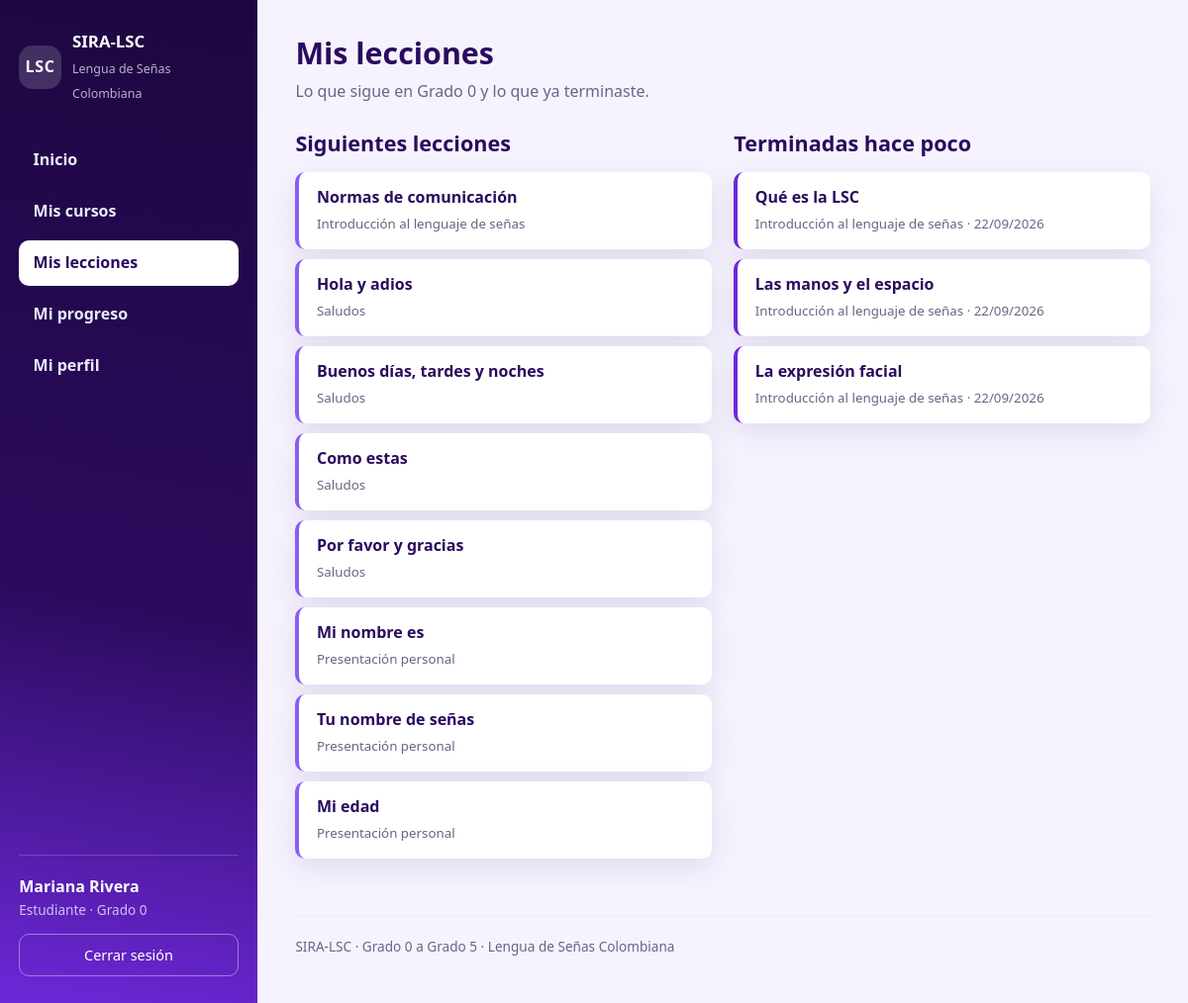
The app's page /index.php?ruta=estudiante/lecciones (signed in) with its own data.
### tables this page shows
CREATE TABLE usuarios (
    id_usuario     INT AUTO_INCREMENT PRIMARY KEY,
    nombre         VARCHAR(80)  NOT NULL,
    apellido       VARCHAR(80)  NOT NULL,
    correo         VARCHAR(150) NOT NULL UNIQUE,
    usuario        VARCHAR(50)  NOT NULL UNIQUE,
    contrasena     VARCHAR(255) NOT NULL,
    rol            ENUM('estudiante','tutor','administrador') NOT NULL DEFAULT 'estudiante',
    id_grado       INT          NULL,
    activo         TINYINT(1)   NOT NULL DEFAULT 1,
    fecha_registro DATETIME     NOT NULL DEFAULT CURRENT_TIMESTAMP,
    CONSTRAINT fk_usuarios_grado
        FOREIGN KEY (id_grado) REFERENCES grados(id_grado)
        ON DELETE SET NULL ON UPDATE CASCADE
);

CREATE TABLE grados (
    id_grado    INT AUTO_INCREMENT PRIMARY KEY,
    nombre      VARCHAR(50)  NOT NULL,
    descripcion VARCHAR(255) NOT NULL,
    orden       INT          NOT NULL DEFAULT 0
);

CREATE TABLE lecciones (
    id_leccion  INT AUTO_INCREMENT PRIMARY KEY,
    id_curso    INT          NOT NULL,
    titulo      VARCHAR(140) NOT NULL,
    descripcion VARCHAR(255) NOT NULL,
    contenido   TEXT         NOT NULL,
    actividad   TEXT         NULL,
    orden       INT          NOT NULL DEFAULT 0,
    CONSTRAINT fk_lecciones_curso
        FOREIGN KEY (id_curso) REFERENCES cursos(id_curso)
        ON DELETE CASCADE ON UPDATE CASCADE
);

CREATE TABLE cursos (
    id_curso    INT AUTO_INCREMENT PRIMARY KEY,
    id_grado    INT          NOT NULL,
    nombre      VARCHAR(120) NOT NULL,
    descripcion VARCHAR(255) NOT NULL,
    icono       VARCHAR(8)   NOT NULL DEFAULT 'LSC',
    orden       INT          NOT NULL DEFAULT 0,
    CONSTRAINT fk_cursos_grado
        FOREIGN KEY (id_grado) REFERENCES grados(id_grado)
        ON DELETE CASCADE ON UPDATE CASCADE
);

CREATE TABLE progreso (
    id_progreso      INT AUTO_INCREMENT PRIMARY KEY,
    id_usuario       INT        NOT NULL,
    id_leccion       INT        NOT NULL,
    completada       TINYINT(1) NOT NULL DEFAULT 1,
    fecha_completada DATETIME   NOT NULL DEFAULT CURRENT_TIMESTAMP,
    CONSTRAINT uk_progreso UNIQUE (id_usuario, id_leccion),
    CONSTRAINT fk_progreso_usuario
        FOREIGN KEY (id_usuario) REFERENCES usuarios(id_usuario)
        ON DELETE CASCADE ON UPDATE CASCADE,
    CONSTRAINT fk_progreso_leccion
        FOREIGN KEY (id_leccion) REFERENCES lecciones(id_leccion)
        ON DELETE CASCADE ON UPDATE CASCADE
);

### config/funciones.php (called while the page is built, shortened)
<?php
function e($texto)
{
    return htmlspecialchars((string) $texto, ENT_QUOTES, 'UTF-8');
}
function url($ruta = 'inicio', $parametros = array())
{
    $destino = BASE_URL . 'index.php?ruta=' . urlencode($ruta);
    foreach ($parametros as $clave => $valor) {
        $destino .= '&' . urlencode($clave) . '=' . urlencode($valor);
    }
    return $destino;
}
function vista($archivo, $datos = array())
{
    extract($datos, EXTR_SKIP);
    require RUTA_BASE . '/views/' . $archivo . '.php';
}
function rolActual()
{
    return isset($_SESSION['rol']) ? $_SESSION['rol'] : null;
}
function panelDe($rol)
{
    switch ($rol) {
        default:              return 'estudiante/inicio';
    }
}
function nombreRol($rol)
{
    $nombres = array(
        'estudiante'    => 'Estudiante',
        'tutor'         => 'Tutor',
        'administrador' => 'Administrador',
    );
    return isset($nombres[$rol]) ? $nombres[$rol] : $rol;
}

### controllers/EstudianteController.php (called while the page is built, shortened)
<?php
class EstudianteController
{
    private $modeloUsuario;
    private $modeloLeccion;
    private $modeloProgreso;
    private $idUsuario;
    public function __construct()
    {
        $this->modeloUsuario  = new Usuario();
        $this->modeloLeccion  = new Leccion();
        $this->modeloProgreso = new Progreso();
        $this->idUsuario      = (int) $_SESSION['id_usuario'];
    }
    public function lecciones()
    {
        $estudiante = $this->modeloUsuario->obtenerPorId($this->idUsuario);
        vista('estudiante/lecciones', array(
            'estudiante' => $estudiante,
            'pendientes' => $this->modeloLeccion->pendientesPorGrado($this->idUsuario, $estudiante['id_grado'], 8),
            'recientes'  => $this->modeloProgreso->ultimasCompletadas($this->idUsuario, 6),
            'resumen'    => $this->modeloProgreso->resumenGrado($this->idUsuario, $estudiante['id_grado']),
        ));
    }
}

### models/Usuario.php (called while the page is built, shortened)
<?php
class Usuario
{
    private $db;
    public function __construct()
    {
        $this->db = Database::conexion();
    }
    public function obtenerPorId($idUsuario)
    {
        $sentencia = $this->db->prepare(
            'SELECT u.id_usuario, u.nombre, u.apellido, u.correo, u.usuario, u.rol,
                    u.id_grado, u.activo, u.fecha_registro,
                    g.nombre AS grado, g.descripcion AS grado_descripcion, g.orden AS grado_orden
             FROM usuarios u
             LEFT JOIN grados g ON g.id_grado = u.id_grado
             WHERE u.id_usuario = ?'
        );
        $sentencia->execute(array((int) $idUsuario));
        $fila = $sentencia->fetch();
        return $fila ? $fila : null;
    }
}

### config/Database.php (called while the page is built, shortened)
<?php
class Database
{
    private static $pdo = null;
    public static function conexion()
    {
        if (self::$pdo === null) {
            $dsn = 'mysql:host=' . DB_HOST . ';dbname=' . DB_NOMBRE . ';charset=utf8mb4';
            try {
                self::$pdo = new PDO($dsn, DB_USUARIO, DB_CLAVE, array(
                    PDO::ATTR_ERRMODE            => PDO::ERRMODE_EXCEPTION,
                    PDO::ATTR_DEFAULT_FETCH_MODE => PDO::FETCH_ASSOC,
                    PDO::ATTR_EMULATE_PREPARES   => false,
                ));
            } catch (PDOException $e) {
                self::mostrarError($e->getMessage());
            }
        }
        return self::$pdo;
    }
}

### models/Leccion.php (called while the page is built, shortened)
<?php
class Leccion
{
    private $db;
    public function __construct()
    {
        $this->db = Database::conexion();
    }
    public function pendientesPorGrado($idUsuario, $idGrado, $limite = 5)
    {
        $sentencia = $this->db->prepare(
            'SELECT l.id_leccion, l.titulo, l.orden, c.id_curso, c.nombre AS curso
             FROM lecciones l
             INNER JOIN cursos c ON c.id_curso = l.id_curso
             LEFT JOIN progreso p
                    ON p.id_leccion = l.id_leccion AND p.id_usuario = :id_usuario
             WHERE c.id_grado = :id_grado AND p.id_progreso IS NULL
             ORDER BY c.orden ASC, l.orden ASC
             LIMIT ' . (int) $limite
        );
        $sentencia->execute(array(
            ':id_usuario' => (int) $idUsuario,
            ':id_grado'   => (int) $idGrado,
        ));
        return $sentencia->fetchAll();
    }
}

### models/Progreso.php (called while the page is built, shortened)
<?php
class Progreso
{
    private $db;
    public function __construct()
    {
        $this->db = Database::conexion();
    }
    public function ultimasCompletadas($idUsuario, $limite = 6)
    {
        $sentencia = $this->db->prepare(
            'SELECT l.id_leccion, l.titulo, c.nombre AS curso, g.nombre AS grado,
                    p.fecha_completada
             FROM progreso p
             INNER JOIN lecciones l ON l.id_leccion = p.id_leccion
             INNER JOIN cursos c ON c.id_curso = l.id_curso
             INNER JOIN grados g ON g.id_grado = c.id_grado
             WHERE p.id_usuario = :id_usuario
             ORDER BY p.fecha_completada DESC
             LIMIT ' . (int) $limite
        );
        $sentencia->execute(array(':id_usuario' => (int) $idUsuario));
        return $sentencia->fetchAll();
    }
}

### views/estudiante/lecciones.php (the view, shortened to what this page needs)
<?php
$activo = 'lecciones';
require RUTA_BASE . '/views/layouts/header.php';
?>
<header class="titular">
    <h1>Mis lecciones</h1>
    <p>Lo que sigue en <?php echo e($estudiante['grado']); ?> y lo que ya terminaste.</p>
</header>
<section class="dos-columnas">
    <div class="columna">
        <h2 class="titulo-seccion">Siguientes lecciones</h2>
        <?php if (count($pendientes) === 0): ?>
            <p class="vacio">Completaste todas las lecciones de este grado. Cambia de grado desde tu perfil para seguir.</p>
        <?php else: ?>
        <ul class="lista-simple">
            <?php foreach ($pendientes as $leccion): ?>
            <li>
                <a href="<?php echo url('estudiante/leccion', array('id' => $leccion['id_leccion'])); ?>">
                    <strong><?php echo e($leccion['titulo']); ?></strong>
                    <small><?php echo e($leccion['curso']); ?></small>
                </a>
            </li>
            <?php endforeach; ?>
        </ul>
        <?php endif; ?>
    </div>
    <div class="columna">
        <h2 class="titulo-seccion">Terminadas hace poco</h2>
        <?php if (count($recientes) === 0): ?>
            <p class="vacio">Todavía no has completado ninguna lección.</p>
        <?php else: ?>
        <ul class="lista-simple lista-hechas">
            <?php foreach ($recientes as $leccion): ?>
            <li>
                <a href="<?php echo url('estudiante/leccion', array('id' => $leccion['id_leccion'])); ?>">
                    <strong><?php echo e($leccion['titulo']); ?></strong>
                    <small><?php echo e($leccion['curso'] . ' · ' . date('d/m/Y', strtotime($leccion['fecha_completada']))); ?></small>
                </a>
            </li>
            <?php endforeach; ?>
        </ul>
        <?php endif; ?>
    </div>
</section>
<?php require RUTA_BASE . '/views/layouts/footer.php'; ?>

### views/layouts/header.php (shortened to what this page needs)
<?php
$activo  = isset($activo) ? $activo : '';
$sinMenu = isset($sinMenu) ? $sinMenu : false;
$rol     = rolActual();
$conectado = null;
$prioridad = array('estudiante', 'tutor', 'admin');
foreach ($prioridad as $posible) {
    if (isset($$posible) && is_array($$posible) && isset($$posible['nombre'])) {
        $conectado = $$posible;
        break;
    }
}
$menus = array(
    'estudiante' => array(
        'Inicio'       => array('estudiante/inicio',    'inicio'),
        'Mis cursos'   => array('estudiante/cursos',    'cursos'),
        'Mis lecciones'=> array('estudiante/lecciones', 'lecciones'),
        'Mi progreso'  => array('estudiante/progreso',  'progreso'),
        'Mi perfil'    => array('estudiante/perfil',    'perfil'),
    ),
    'tutor' => array(
        'Inicio'           => array('tutor/inicio',      'inicio'),
        'Mis estudiantes'  => array('tutor/estudiantes', 'estudiantes'),
        'Mi perfil'        => array('tutor/perfil',      'perfil'),
    ),
    'administrador' => array(
        'Tablero'   => array('admin/inicio',    'inicio'),
        'Usuarios'  => array('admin/usuarios',  'usuarios'),
        'Grados'    => array('admin/grados',    'grados'),
        'Lecciones' => array('admin/lecciones', 'lecciones'),
        'Progreso'  => array('admin/progreso',  'progreso'),
        'Reportes'   => array('admin/reportes',  'reportes'),
    ),
);
$menu = isset($menus[$rol]) ? $menus[$rol] : array();
?>
<!DOCTYPE html>
<html lang="es">
<head>
    <link rel="stylesheet" href="<?php echo BASE_URL; ?>css/estilos.css">
</head>
<body class="<?php echo $sinMenu ? 'cuerpo-acceso' : 'cuerpo-panel'; ?>">
<?php if ($sinMenu): ?>
<main class="acceso">
<?php else: ?>
<div class="aplicacion">
    <nav class="menu-lateral">
        <a class="marca" href="<?php echo url(panelDe($rol)); ?>">
            <span class="marca-sigla">LSC</span>
            <span class="marca-texto">
                <strong>SIRA-LSC</strong>
                <small>Lengua de Señas Colombiana</small>
            </span>
        </a>
        <ul class="menu">
            <?php foreach ($menu as $etiqueta => $destino): ?>
                <li>
                    <a href="<?php echo url($destino[0]); ?>"
                       class="<?php echo $activo === $destino[1] ? 'activo' : ''; ?>">
                        <?php echo e($etiqueta); ?>
                    </a>
                </li>
            <?php endforeach; ?>
        </ul>
        <div class="menu-pie">
            <?php if ($conectado): ?>
                <p class="menu-nombre"><?php echo e($conectado['nombre'] . ' ' . $conectado['apellido']); ?></p>
                <p class="menu-grado">
                    <?php
                    echo e(nombreRol($rol));
                    if ($rol === 'estudiante' && !empty($conectado['grado'])) {
                        echo ' · ' . e($conectado['grado']);
                    }
                    ?>
                </p>
            <?php endif; ?>
            <a class="boton-salir" href="<?php echo url('salir'); ?>">Cerrar sesión</a>
        </div>
    </nav>
    <main class="contenido">
<?php endif; ?>

### css/estilos.css (style rules this page uses)
:root { --morado-oscuro: #2b0b5e; --morado-noche: #1d0740; --morado: #6d28d9; --morado-claro: #8b5cf6; --lavanda: #ede9fe; --lavanda-suave: #f6f3ff; --blanco: #ffffff; --tinta: #241a3d; --gris: #6c6383; --exito: #1f7a5a; --error: #b3204a; --radio: 18px; --radio-mini: 10px; --sombra: 0 10px 30px rgba(45, 12, 96, .10); --sombra-alta: 0 18px 44px rgba(45, 12, 96, .20); }
* { box-sizing: border-box; }
html { -webkit-text-size-adjust: 100%; }
body { margin: 0; font-family: "Segoe UI", "Trebuchet MS", system-ui, -apple-system, Arial, sans-serif; color: var(--tinta); line-height: 1.6; background: var(--lavanda-suave); }
h1, h2, h3 { line-height: 1.25; margin: 0 0 .4rem; font-weight: 700; }
h1 { font-size: 1.9rem; }
h2 { font-size: 1.35rem; }
p { margin: 0 0 .8rem; }
a { color: var(--morado); text-decoration: none; }
.aplicacion { display: flex; min-height: 100vh; }
.menu-lateral { width: 260px; flex-shrink: 0; padding: 1.8rem 1.2rem; background: linear-gradient(190deg, var(--morado-noche) 0%, var(--morado-oscuro) 60%, var(--morado) 100%); color: var(--lavanda); display: flex; flex-direction: column; }
.marca { display: flex; align-items: center; gap: .7rem; margin-bottom: 2rem; color: var(--blanco); }
.marca-sigla { display: grid; place-items: center; width: 44px; height: 44px; border-radius: 14px; background: rgba(255, 255, 255, .16); font-weight: 700; letter-spacing: .04em; }
.marca-texto strong { display: block; font-size: 1.05rem; }
.marca-texto small { color: rgba(237, 233, 254, .75); font-size: .78rem; }
.menu { list-style: none; margin: 0; padding: 0; flex: 1; }
.menu li { margin-bottom: .35rem; }
.menu a { display: block; padding: .65rem .9rem; border-radius: var(--radio-mini); color: var(--lavanda); font-weight: 600; }
.menu a.activo { background: var(--blanco); color: var(--morado-oscuro); }
.menu-pie { margin-top: 1.5rem; padding-top: 1.2rem; border-top: 1px solid rgba(255, 255, 255, .18); }
.menu-nombre { margin: 0; font-weight: 700; color: var(--blanco); }
.menu-grado { margin: 0 0 .8rem; font-size: .85rem; color: rgba(237, 233, 254, .8); }
.boton-salir { display: block; padding: .55rem .9rem; text-align: center; border: 1px solid rgba(255, 255, 255, .4); border-radius: var(--radio-mini); color: var(--blanco); font-size: .9rem; }
.contenido { flex: 1; min-width: 0; padding: 2.2rem 2.4rem 3rem; }
.titular { margin-bottom: 1.6rem; }
.titular h1 { color: var(--morado-oscuro); }
.titular p { color: var(--gris); margin: 0; }
.titulo-seccion { margin: 2rem 0 1rem; color: var(--morado-oscuro); }
.lista-simple { list-style: none; margin: 0; padding: 0; }
.lista-simple li { margin-bottom: .6rem; }
.lista-simple a { display: block; padding: .85rem 1.1rem; background: var(--blanco); border-radius: var(--radio-mini); box-shadow: var(--sombra); color: var(--tinta); border-left: 4px solid var(--morado-claro); }
.lista-simple strong { display: block; color: var(--morado-oscuro); }
.lista-simple small { color: var(--gris); }
.lista-hechas a { border-left-color: var(--morado); }
.dos-columnas { display: grid; grid-template-columns: repeat(auto-fit, minmax(300px, 1fr)); gap: 1.4rem; }
.columna { min-width: 0; }
.columna .titulo-seccion { margin-top: 0; }

### records on screen
usuarios: nombre+apellido "Mariana Rivera", id_grado.nombre "Grado 0"
lecciones: titulo "Normas de comunicación", id_curso.nombre "Introducción al lenguaje de señas"
lecciones: titulo "Hola y adios", id_curso.nombre "Saludos"
lecciones: titulo "Buenos días, tardes y noches", id_curso.nombre "Saludos"
lecciones: titulo "Como estas", id_curso.nombre "Saludos"
lecciones: titulo "Por favor y gracias", id_curso.nombre "Saludos"
lecciones: titulo "Mi nombre es", id_curso.nombre "Presentación personal"
lecciones: titulo "Tu nombre de señas", id_curso.nombre "Presentación personal"
lecciones: titulo "Mi edad", id_curso.nombre "Presentación personal"
progreso: id_leccion.titulo "Qué es la LSC", fecha_completada.nombre "Introducción al lenguaje de señas · 22/09/2026"
progreso: id_leccion.titulo "Las manos y el espacio", fecha_completada.nombre "Introducción al lenguaje de señas · 22/09/2026"
progreso: id_leccion.titulo "La expresión facial", fecha_completada.nombre "Introducción al lenguaje de señas · 22/09/2026"

### other values on screen
$etiqueta "Inicio"
$etiqueta "Mis cursos"
$etiqueta "Mis lecciones"
$etiqueta "Mi progreso"
$etiqueta "Mi perfil"
nombreRol($rol) "Estudiante"
